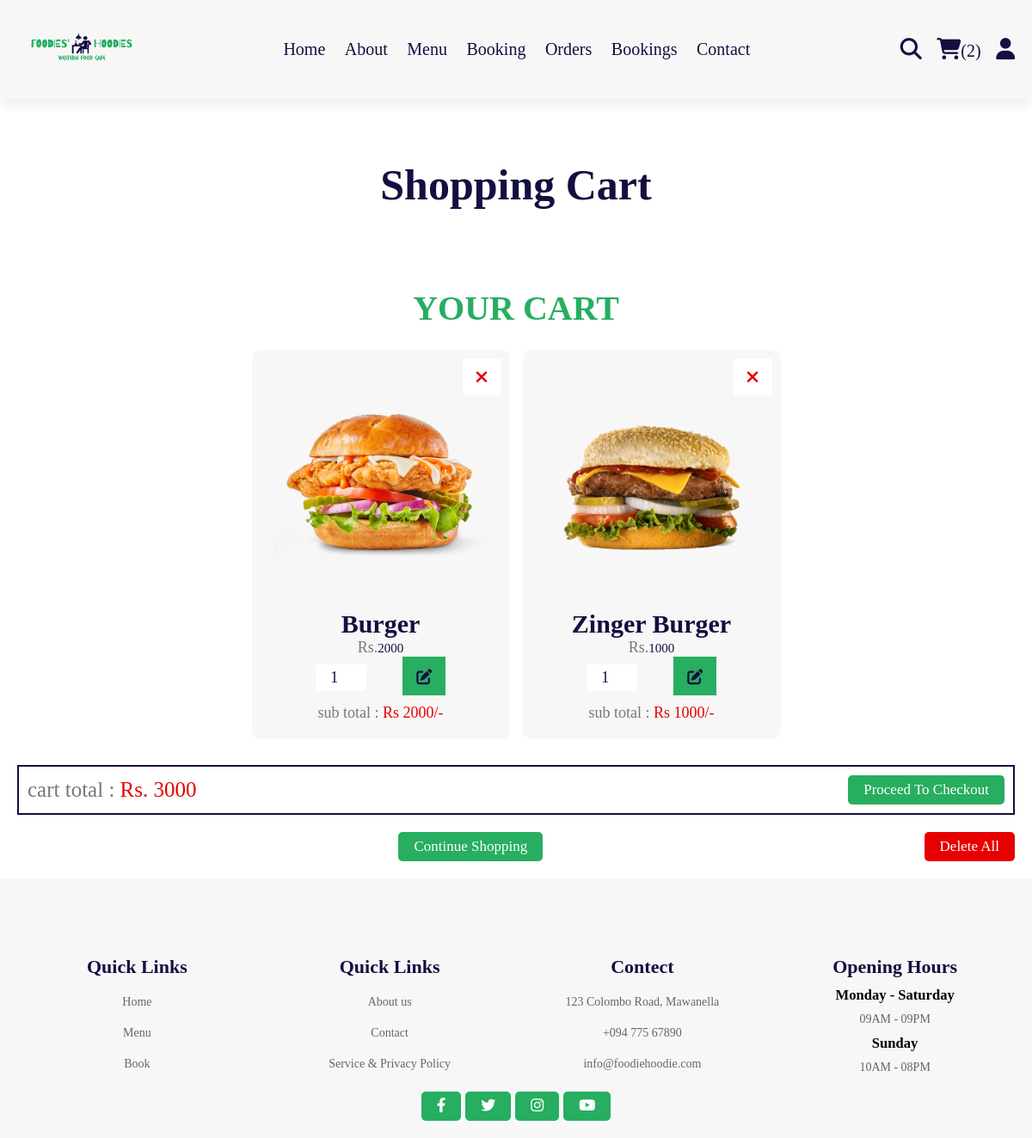
Screenshot of /cart.php (signed in) with the database file from the repository.
### tables this page shows
CREATE TABLE `cart` (
  `id` int(100) NOT NULL,
  `user_id` int(100) NOT NULL,
  `pid` int(100) NOT NULL,
  `name` varchar(100) NOT NULL,
  `price` int(10) NOT NULL,
  `quantity` int(10) NOT NULL,
  `image` varchar(100) NOT NULL
);

### cart.php (the view, shortened to what this page needs)
<?php
include 'components/connect.php';
if(isset($_SESSION['user_id'])){
   $user_id = $_SESSION['user_id'];
}else{
   $user_id = '';
   header('location:home.php');
};
?>
<!DOCTYPE html>
<html lang="en">
<head>
   <link rel="stylesheet" href="https://cdnjs.cloudflare.com/ajax/libs/font-awesome/6.1.1/css/all.min.css">
   <link rel="stylesheet" href="css/style.css">
</head>
<body>
<?php include 'components/user_header.php'; ?>
<div class="heading">
   <h3>shopping cart</h3>
</div>
<section class="products">
   <h1 class="title">your cart</h1>
   <div class="box-container">
      <?php
         $grand_total = 0;
         $select_cart = $conn->prepare("SELECT * FROM `cart` WHERE user_id = ?");
         $select_cart->execute([$user_id]);
         if($select_cart->rowCount() > 0){
            while($fetch_cart = $select_cart->fetch(PDO::FETCH_ASSOC)){
      ?>
      <form action="" method="post" class="box">
         <button type="submit" class="fas fa-times" name="delete" onclick="return confirm('delete this item?');"></button>
            <div class="image">
               <img src="uploaded_img/<?= $fetch_cart['image']; ?>" alt="">
            </div>
            <div class="content">
               <h3><?= $fetch_cart['name']; ?></h3>
               <div class="price"><span>Rs.</span><?= $fetch_cart['price']; ?></div>
               <input type="number" name="qty" class="qty" min="1" max="99" value="<?= $fetch_cart['quantity']; ?>" maxlength="2"> &nbsp &nbsp &nbsp &nbsp &nbsp &nbsp &nbsp &nbsp
               <button type="submit" class="fas fa-edit" name="update_qty"></button>
            </div>
            <div class="sub-total"> sub total : <span>Rs <?= $sub_total = ($fetch_cart['price'] * $fetch_cart['quantity']); ?>/-</span>
            </div>
         </form>
      <?php
               $grand_total += $sub_total;
            }
         }else{
            echo '<p class="empty">your cart is empty</p>';
         }
      ?>
   </div>
   <div class="cart-total">
      <p>cart total : <span>Rs. <?= $grand_total; ?></span></p>
      <a href="checkout.php" class="btn <?= ($grand_total > 1)?'':'disabled'; ?>">proceed to checkout</a>
   </div>
   <div class="more-btn">
      <form action="" method="post">
         <button type="submit" class="delete-btn <?= ($grand_total > 1)?'':'disabled'; ?>" name="delete_all" onclick="return confirm('delete all from cart?');">delete all</button>
      </form>
      <a href="menu.php" class="btn">continue shopping</a>
   </div>
</section>
<?php include 'components/footer.php'; ?>
</body>
</html>

### css/style.css (style rules this page uses)
:root { --gray:#f7f7f7; --green:#27ae60; --white:#fff; --blue:#130f40; --light-color:#777; --red:#e60000; --black:#34495e; --border:.2rem solid var(--blue); }
* { font-family: 'Baloo Bhaijaan 2', cursive; margin:0; padding:0; box-sizing: border-box; outline: none; border: none; text-decoration: none; }
::placeholder { color: rgba(255,255,255,0.5); font-size: 10px; font-weight: 100; }
html { font-size: 62.5%; overflow-x: hidden; scroll-behavior: smooth; stop-opacity: 7rem; }
section { margin:0 auto; max-width: 1200px; padding:2rem; }
.title { text-align: center; margin-bottom: 2.5rem; font-size: 4rem; color:var(--green); text-transform: uppercase; text-underline-offset: 1rem; }
.heading { display: flex; align-items: center; justify-content: center; gap:1rem; flex-flow: column; background-color: var(--white); min-height: 20rem; }
.heading h3 { font-size: 5rem; color:var(--blue); text-transform: capitalize; }
.btn { display: inline-block; margin-top: 1rem; padding: .7rem 1.8rem; font-size: 1.7rem; cursor: pointer; color: #fff; background: var(--green); border-radius: .5rem; text-transform: capitalize; }
.delete-btn { display: inline-block; margin-top: 1rem; padding: .7rem 1.8rem; font-size: 1.7rem; cursor: pointer; color: var(--white); background: var(--red); border-radius: .5rem; text-transform: capitalize; float: right; }
.products .box-container { display: -ms-grid; display: grid; grid-template-columns: repeat(auto-fit, 30rem); justify-content: center; align-items: flex-start; gap: 1.5rem; }
.products .box-container .box { border-radius: 1rem; position: relative; background: #f7f7f7; padding: 2rem; overflow: hidden; text-align: center; -ms-grid-columns: (minmax(20rem, 1fr))[auto-fit]; grid-template-columns: repeat(auto-fit, minmax(15rem, 1fr)); }
.products .box-container .box .image { margin: 1rem 0; }
.products .box-container .box img { height: 25rem; width: 100%; object-fit: contain; margin-bottom: 1rem; }
.products .box-container .box .content h3 { font-size: 3rem; color: var(--blue); }
.products .box-container .box .content .price { font-size: 1.5rem; color: var(--blue); }
.products .box-container .box .content .price span { color:var(--light-color); font-size: 1.8rem; }
.products .box-container .box .content .qty { font-size: 1.8rem; color: #130f40; text-align: center; padding: 0.5rem 0.05rem; }
.products .box-container .box .content .fa-edit { width: 5rem; background-color: var(--green); color:var(--blue); cursor: pointer; font-size: 1.8rem; height: 4.5rem; }
.products .box-container .box .fa-times { position: absolute; top:1rem; right:1rem; background-color: var(--white); color:var(--red); line-height:4rem; height: 4.3rem; width: 4.5rem; cursor: pointer; font-size: 2rem; }
.products .box-container .box .sub-total { margin-top: 1rem; font-size: 1.8rem; color:var(--light-color); }
.products .box-container .box .sub-total span { color:var(--red); }
.products .more-btn { margin-top: 1rem; text-align: center; }
.products .cart-total { display: flex; align-items: center; gap:1.5rem; flex-wrap: wrap; justify-content: space-between; margin-top: 3rem; border:var(--border); padding:1rem; }
.products .cart-total p { font-size: 2.5rem; color:var(--light-color); }
.products .cart-total p span { color:var(--red); }
.products .cart-total .btn { margin-top: 0; }

### rows the page displays
cart: image (picture), name "Burger", price "2000", qty "1"
cart: image (picture), name "Zinger Burger", price "1000", qty "1"

### other values shown
$total_cart_items "2"
$grand_total "3000"
